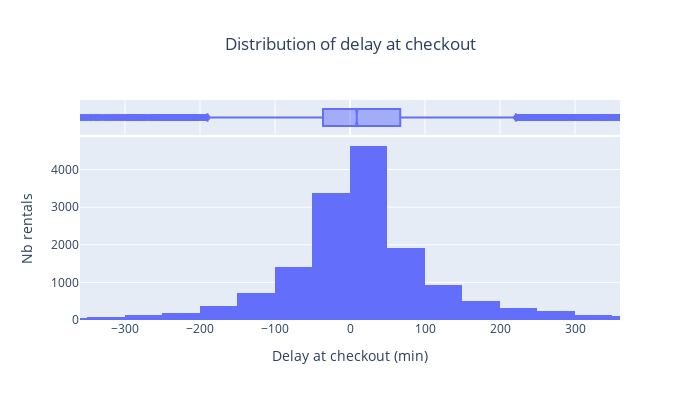

Notebook cell for this chart:
### Code cell
fig = px.histogram(
        df_merged, 
        x="delay_at_checkout", 
        marginal="box", 
        title=f"Distribution of delay at checkout", 
        height=400, 
        width=700)
fig.update_xaxes(range=[-360, 360])
fig.update_layout(
    xaxis_title='Delay at checkout (min)',
    yaxis_title='Nb rentals',
    title={'x': 0.5}
)
fig.update_layout(title={'x': 0.5})

fig.show()

### Figure 1 — Plotly figure (JSON) as saved in the notebook; plotly's stock layout.template omitted (floating-point values rounded to 4 significant figures; data arrays with more than 128 entries replaced by an {"elided": "..."} marker saying what was removed)
{"data": [{"bingroup": "x", "hovertemplate": "delay_at_checkout=%{x}<br>count=%{y}<extra></extra>", "legendgroup": "", "marker": {"color": "#636efa", "pattern": {"shape": ""}}, "name": "", "orientation": "v", "showlegend": false, "type": "histogram", "x": {"elided": "21310 float values"}, "xaxis": "x", "yaxis": "y"}, {"hovertemplate": "delay_at_checkout=%{x}<extra></extra>", "legendgroup": "", "marker": {"color": "#636efa"}, "name": "", "notched": true, "showlegend": false, "type": "box", "x": {"elided": "21310 float values"}, "xaxis": "x2", "yaxis": "y2"}], "layout": {"barmode": "relative", "height": 400, "legend": {"tracegroupgap": 0}, "title": {"text": "Distribution of delay at checkout", "x": 0.5}, "width": 700, "xaxis": {"anchor": "y", "domain": [0, 1], "range": [-360, 360], "title": {"text": "Delay at checkout (min)"}}, "xaxis2": {"anchor": "y2", "domain": [0, 1], "matches": "x", "range": [-360, 360], "showgrid": true, "showticklabels": false}, "yaxis": {"anchor": "x", "domain": [0, 0.8316], "title": {"text": "Nb rentals"}}, "yaxis2": {"anchor": "x2", "domain": [0.8416, 1], "matches": "y2", "showgrid": false, "showline": false, "showticklabels": false, "ticks": ""}}}
